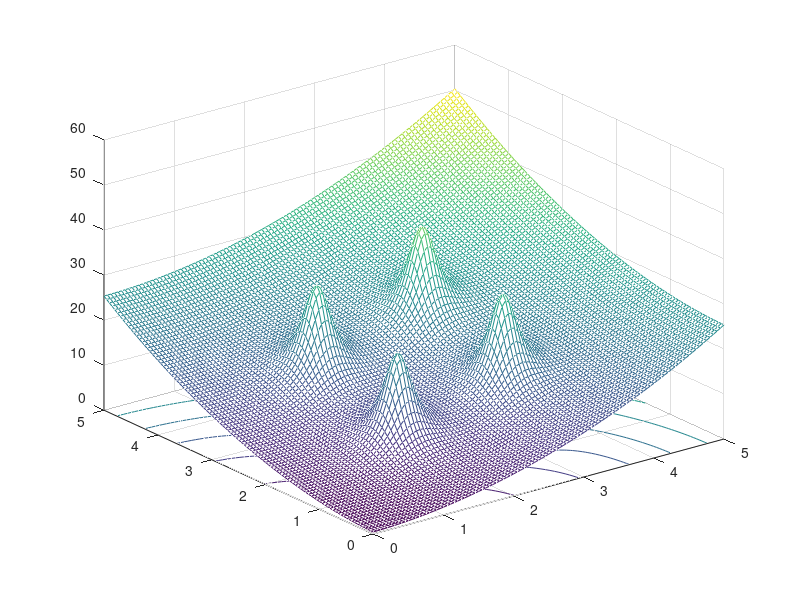

This chart was generated by the following MATLAB code:
% Vicsek's model aij
x=0:0.01:1.5;
y=1*(x>=0&x<=1);
plot(x,y,'b','linewidth',1.5)
axis equal
axis([0 1.5 0 1.5])

% Cucker Smale's model aij
x=0:0.1:50;
fplot(@(x) 1/(1+x^2)^0.45,'b','linewidth',1.5)
axis([0 50 0 1])
axis square

% Dong Cucker's model f(r)
x=1.1:0.1:10;
fplot(@(x) 1/(x-1)^2,'b','linewidth',1.5)
axis([0 15 0 5])
axis square

f = @(x,y) (x-0).^2 +(y-0).^2;
g = @(x,y) 1./((x-3).^2+(y-1.5).^2+0.05)+1./((x-1.5).^2+(y-3).^2+0.05)+1./((x-1.5).^2+(y-1.5).^2+0.05)+1./((x-3).^2+(y-3).^2+0.05);
[X,Y] = meshgrid(0:0.05:5);
figure(1)
meshc(X, Y, f(X,Y)+g(X,Y))
grid on